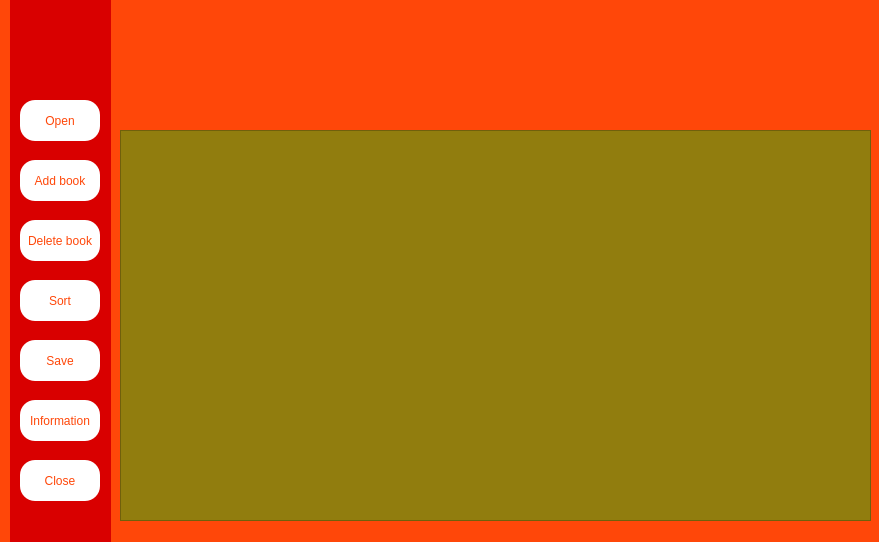
<?xml version="1.0" encoding="UTF-8"?>
<ui version="4.0">
 <class>MainWindow</class>
 <widget class="QMainWindow" name="MainWindow">
  <property name="geometry">
   <rect>
    <x>0</x>
    <y>0</y>
    <width>879</width>
    <height>542</height>
   </rect>
  </property>
  <property name="windowTitle">
   <string>MainWindow</string>
  </property>
  <property name="styleSheet">
   <string notr="true">background : rgb(255, 71, 9)</string>
  </property>
  <widget class="QWidget" name="centralwidget">
   <widget class="QLabel" name="NameLabel">
    <property name="geometry">
     <rect>
      <x>220</x>
      <y>10</y>
      <width>541</width>
      <height>91</height>
     </rect>
    </property>
    <property name="text">
     <string/>
    </property>
    <property name="pixmap">
     <pixmap>../../../../lab04.jpeg</pixmap>
    </property>
   </widget>
   <widget class="QTableWidget" name="TableBook">
    <property name="geometry">
     <rect>
      <x>120</x>
      <y>130</y>
      <width>751</width>
      <height>391</height>
     </rect>
    </property>
    <property name="styleSheet">
     <string notr="true">background : rgb(145, 125, 14);
color : rgb(255, 255, 255)</string>
    </property>
   </widget>
   <widget class="QLabel" name="BackgroundLabel">
    <property name="geometry">
     <rect>
      <x>10</x>
      <y>0</y>
      <width>101</width>
      <height>551</height>
     </rect>
    </property>
    <property name="styleSheet">
     <string notr="true">background : rgb(217, 0, 0)</string>
    </property>
    <property name="text">
     <string/>
    </property>
   </widget>
   <widget class="QPushButton" name="OpenButton">
    <property name="geometry">
     <rect>
      <x>20</x>
      <y>100</y>
      <width>80</width>
      <height>41</height>
     </rect>
    </property>
    <property name="styleSheet">
     <string notr="true">background : rgb(255, 255, 255) ; 
color : rgb(255, 71, 9);
border-radius : 15;

</string>
    </property>
    <property name="text">
     <string>Open</string>
    </property>
   </widget>
   <widget class="QPushButton" name="DeleteButton">
    <property name="geometry">
     <rect>
      <x>20</x>
      <y>220</y>
      <width>80</width>
      <height>41</height>
     </rect>
    </property>
    <property name="styleSheet">
     <string notr="true">background : rgb(255, 255, 255) ; 
color : rgb(255, 71, 9);
border-radius : 15;

</string>
    </property>
    <property name="text">
     <string>Delete book</string>
    </property>
   </widget>
   <widget class="QPushButton" name="AddButton">
    <property name="geometry">
     <rect>
      <x>20</x>
      <y>160</y>
      <width>80</width>
      <height>41</height>
     </rect>
    </property>
    <property name="styleSheet">
     <string notr="true">background : rgb(255, 255, 255) ; 
color : rgb(255, 71, 9);
border-radius : 15;

</string>
    </property>
    <property name="text">
     <string>Add book</string>
    </property>
   </widget>
   <widget class="QPushButton" name="SortButton">
    <property name="geometry">
     <rect>
      <x>20</x>
      <y>280</y>
      <width>80</width>
      <height>41</height>
     </rect>
    </property>
    <property name="styleSheet">
     <string notr="true">background : rgb(255, 255, 255) ; 
color : rgb(255, 71, 9);
border-radius : 15;

</string>
    </property>
    <property name="text">
     <string>Sort</string>
    </property>
   </widget>
   <widget class="QPushButton" name="SaveButton">
    <property name="geometry">
     <rect>
      <x>20</x>
      <y>340</y>
      <width>80</width>
      <height>41</height>
     </rect>
    </property>
    <property name="styleSheet">
     <string notr="true">background : rgb(255, 255, 255) ; 
color : rgb(255, 71, 9);
border-radius : 15;

</string>
    </property>
    <property name="text">
     <string>Save</string>
    </property>
   </widget>
   <widget class="QPushButton" name="InfoButton">
    <property name="geometry">
     <rect>
      <x>20</x>
      <y>400</y>
      <width>80</width>
      <height>41</height>
     </rect>
    </property>
    <property name="styleSheet">
     <string notr="true">background : rgb(255, 255, 255) ; 
color : rgb(255, 71, 9);
border-radius : 15;

</string>
    </property>
    <property name="text">
     <string>Information</string>
    </property>
   </widget>
   <widget class="QLabel" name="InfoLabel">
    <property name="geometry">
     <rect>
      <x>20</x>
      <y>20</y>
      <width>81</width>
      <height>21</height>
     </rect>
    </property>
    <property name="font">
     <font>
      <pointsize>9</pointsize>
     </font>
    </property>
    <property name="styleSheet">
     <string notr="true">color : rgb(255, 255, 255);
background : rgb(217, 0, 0);</string>
    </property>
    <property name="text">
     <string/>
    </property>
    <property name="alignment">
     <set>Qt::AlignCenter</set>
    </property>
   </widget>
   <widget class="QPushButton" name="CloseButton">
    <property name="geometry">
     <rect>
      <x>20</x>
      <y>460</y>
      <width>80</width>
      <height>41</height>
     </rect>
    </property>
    <property name="styleSheet">
     <string notr="true">background : rgb(255, 255, 255) ; 
color : rgb(255, 71, 9);
border-radius : 15;

</string>
    </property>
    <property name="text">
     <string>Close</string>
    </property>
   </widget>
  </widget>
  <widget class="QMenuBar" name="menubar">
   <property name="geometry">
    <rect>
     <x>0</x>
     <y>0</y>
     <width>879</width>
     <height>25</height>
    </rect>
   </property>
  </widget>
 </widget>
 <resources/>
 <connections/>
</ui>
